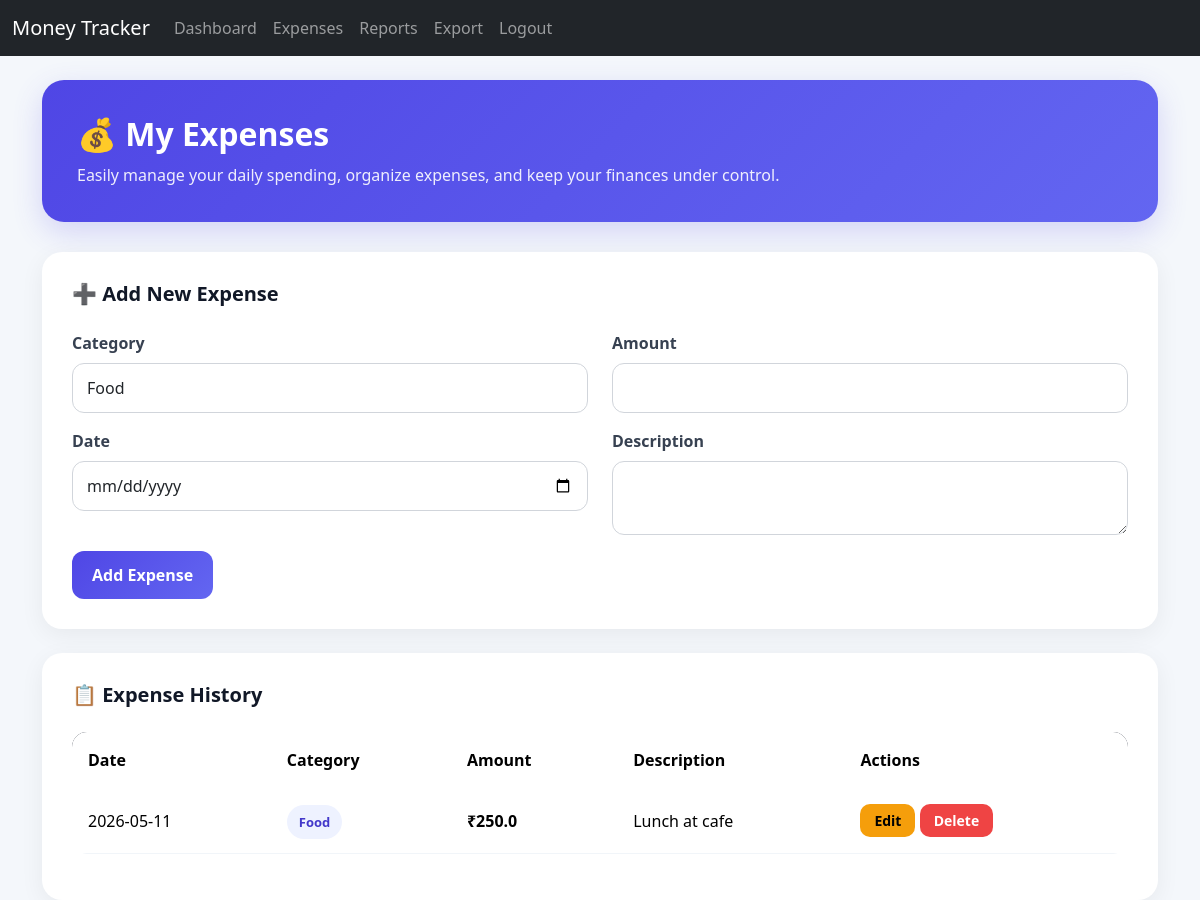
The app's page /expenses (signed in) with its own data.
### models.py (models this page shows)
class Expense(db.Model):
    id = db.Column(db.Integer, primary_key=True)
    user_id = db.Column(db.Integer, db.ForeignKey('user.id'), nullable=False)
    category = db.Column(db.String(100), nullable=False)
    amount = db.Column(db.Float, nullable=False)
    date = db.Column(db.Date, nullable=False)
    description = db.Column(db.String(200))

### app.py (the view, shortened to what this page needs)
@app.route("/expenses", methods=["GET", "POST"])
@login_required
def expenses():
    form = ExpenseForm()
    all_expenses = Expense.query.filter_by(user_id=current_user.id).all()
    return render_template("expenses.html", form=form, expenses=all_expenses)

### forms.py
class ExpenseForm(FlaskForm):
    category = SelectField("Category", choices=["Food", "Transport", "Shopping", "Bills", "Other"])
    amount = FloatField("Amount", validators=[InputRequired()])
    date = DateField("Date", validators=[InputRequired()])
    description = TextAreaField("Description")
    submit = SubmitField("Add Expense")

### app.py (called while the page is built)
@login_manager.user_loader
def load_user(user_id):
    return User.query.get(int(user_id))

### templates/expenses.html (shortened to what this page needs)
{% extends "base.html" %}
{% block content %}
<div class="page-header">
    <h2>💰 My Expenses</h2>
    <p>
        Easily manage your daily spending, organize expenses,
        and keep your finances under control.
    </p>
</div>
<div class="card custom-card mb-4">
    <div class="card-body">
        <h5 class="card-title">➕ Add New Expense</h5>
        <form method="POST">
            <div class="row">
                <div class="col-md-6 mb-3">
                    {{ form.category.label(class="form-label") }}
                    {{ form.category(class="form-control") }}
                </div>
                <div class="col-md-6 mb-3">
                    {{ form.amount.label(class="form-label") }}
                    {{ form.amount(class="form-control") }}
                </div>
            </div>
            <div class="row">
                <div class="col-md-6 mb-3">
                    {{ form.date.label(class="form-label") }}
                    {{ form.date(class="form-control") }}
                </div>
                <div class="col-md-6 mb-3">
                    {{ form.description.label(class="form-label") }}
                    {{ form.description(class="form-control") }}
                </div>
            </div>
            <button type="submit" class="btn btn-primary custom-btn">
                Add Expense
            </button>
        </form>
    </div>
</div>
<div class="card custom-card">
    <div class="card-body">
        <h5 class="card-title">📋 Expense History</h5>
        <div class="table-responsive">
            <table class="table expense-table align-middle">
                <thead>
                    <tr>
                        <th>Date</th>
                        <th>Category</th>
                        <th>Amount</th>
                        <th>Description</th>
                        <th>Actions</th>
                    </tr>
                </thead>
                <tbody>
                    {% for expense in expenses %}
                    <tr>
                        <td>{{ expense.date }}</td>
                        <td>
                            <span class="badge-category">
                                {{ expense.category }}
                            </span>
                        </td>
                        <td class="amount-text">
                            ₹{{ expense.amount }}
                        </td>
                        <td>{{ expense.description }}</td>
                        <td>
                            <a href="{{ url_for('edit_expense', id=expense.id) }}"
                               class="btn btn-sm btn-warning">
                                Edit
                            </a>
                            <a href="{{ url_for('delete_expense', id=expense.id) }}"
                               class="btn btn-sm btn-danger">
                                Delete
                            </a>
                        </td>
                    </tr>
                    {% endfor %}
                </tbody>
            </table>
        </div>
    </div>
</div>
{% endblock %}

### templates/expenses.html (style rules this page uses)
body { background: #f4f7fb; font-family: 'Segoe UI', Tahoma, Geneva, Verdana, sans-serif; }
.page-header { background: linear-gradient(135deg, #4f46e5, #6366f1); padding: 35px; border-radius: 22px; color: white; margin-bottom: 30px; box-shadow: 0 10px 30px rgba(79, 70, 229, 0.2); }
.page-header h2 { font-weight: 700; margin-bottom: 10px; }
.page-header p { opacity: 0.9; margin: 0; }
.custom-card { border: none; border-radius: 20px; overflow: hidden; background: white; box-shadow: 0 6px 25px rgba(0,0,0,0.06); }
.custom-card .card-body { padding: 30px; }
.card-title { font-weight: 700; margin-bottom: 25px; color: #111827; }
.form-label { font-weight: 600; color: #374151; }
.form-control { border-radius: 12px; padding: 12px 14px; border: 1px solid #d1d5db; transition: 0.3s ease; }
.custom-btn { background: linear-gradient(135deg, #4f46e5, #6366f1); border: none; border-radius: 12px; padding: 12px 20px; font-weight: 600; transition: 0.3s ease; }
.expense-table { border-radius: 15px; overflow: hidden; }
.expense-table thead { background: #111827; color: white; }
.expense-table th { padding: 16px; font-weight: 600; border: none; }
.expense-table td { padding: 16px; vertical-align: middle; border-color: #f1f5f9; }
.expense-table tbody tr { transition: 0.2s ease; }
.badge-category { background: #eef2ff; color: #4338ca; padding: 8px 12px; border-radius: 20px; font-weight: 600; font-size: 13px; }
.amount-text { font-weight: 700; color: #10b981; }
.btn-warning, .btn-danger { border-radius: 10px; padding: 6px 14px; font-weight: 600; }
.btn-warning { background: #f59e0b; border: none; }
.btn-danger { background: #ef4444; border: none; }

### records on screen
Expense: date "2026-05-11", category "Food", amount "250.0", description "Lunch at cafe"
